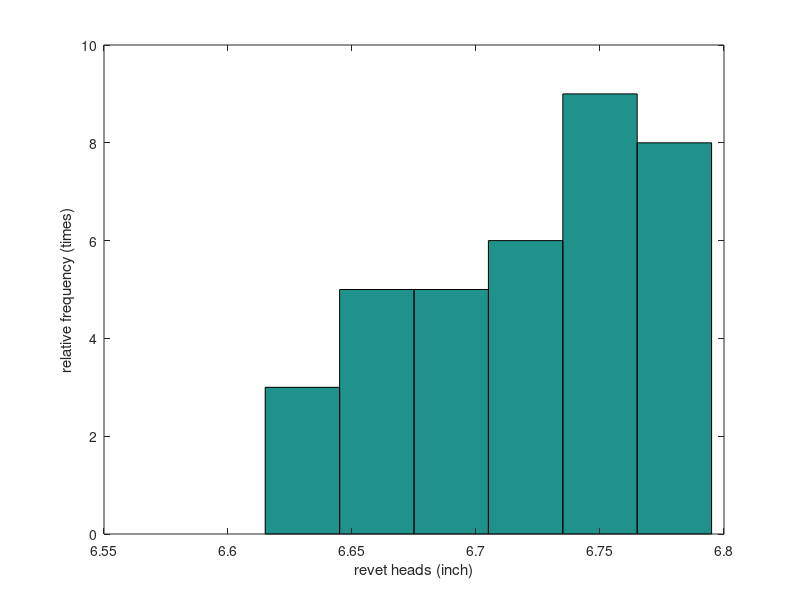

Here is the MATLAB script that generated this plot:
sample = [6.72 6.77 6.82 6.70 6.78 6.70 6.62 6.75 6.66 6.66 6.64 6.76 6.73 6.80 6.72 6.76 6.76 6.68 6.66 6.62 6.72 6.76 6.70 6.78 6.76 6.67 6.70 6.72 6.74 6.81 6.79 6.78 6.66 6.76 6.76 6.72 ];
temp=0;
  for i=1:36
      temp=temp+sample(i);
  end
  mean=temp/36;
  
  
  for i=1:36
      temp=temp+(sample(i)-mean)^2;
  end
  deviation=sqrt(temp/36);
  fprintf('(a)The sample mean: %f\n   The sample deviation: %f\n',mean,deviation);
  
  xbins=6.60:0.03:6.80;
  hist(sample,xbins);
  xlabel ('revet heads (inch)');
  ylabel ('relative frequency (times)');
  